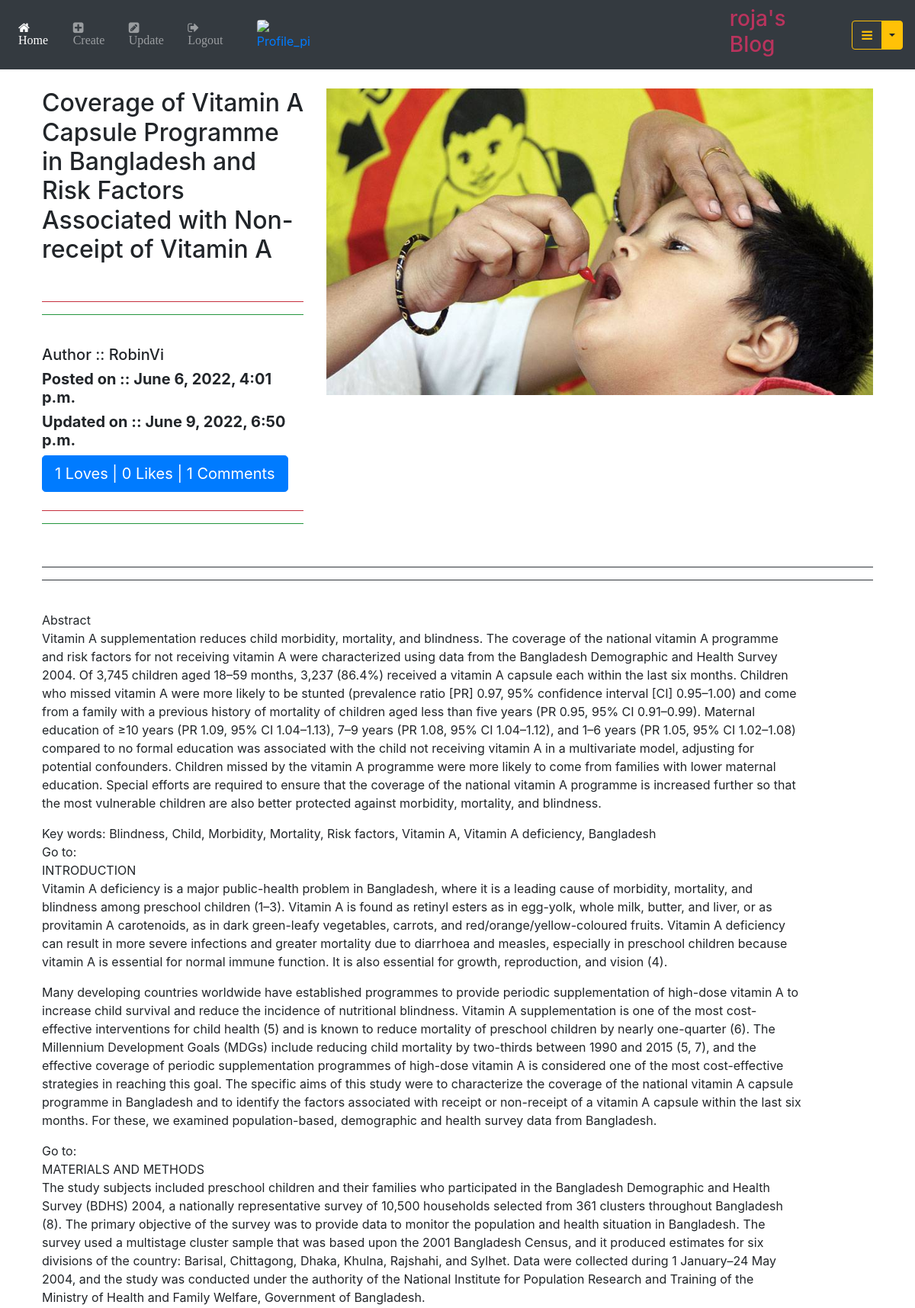
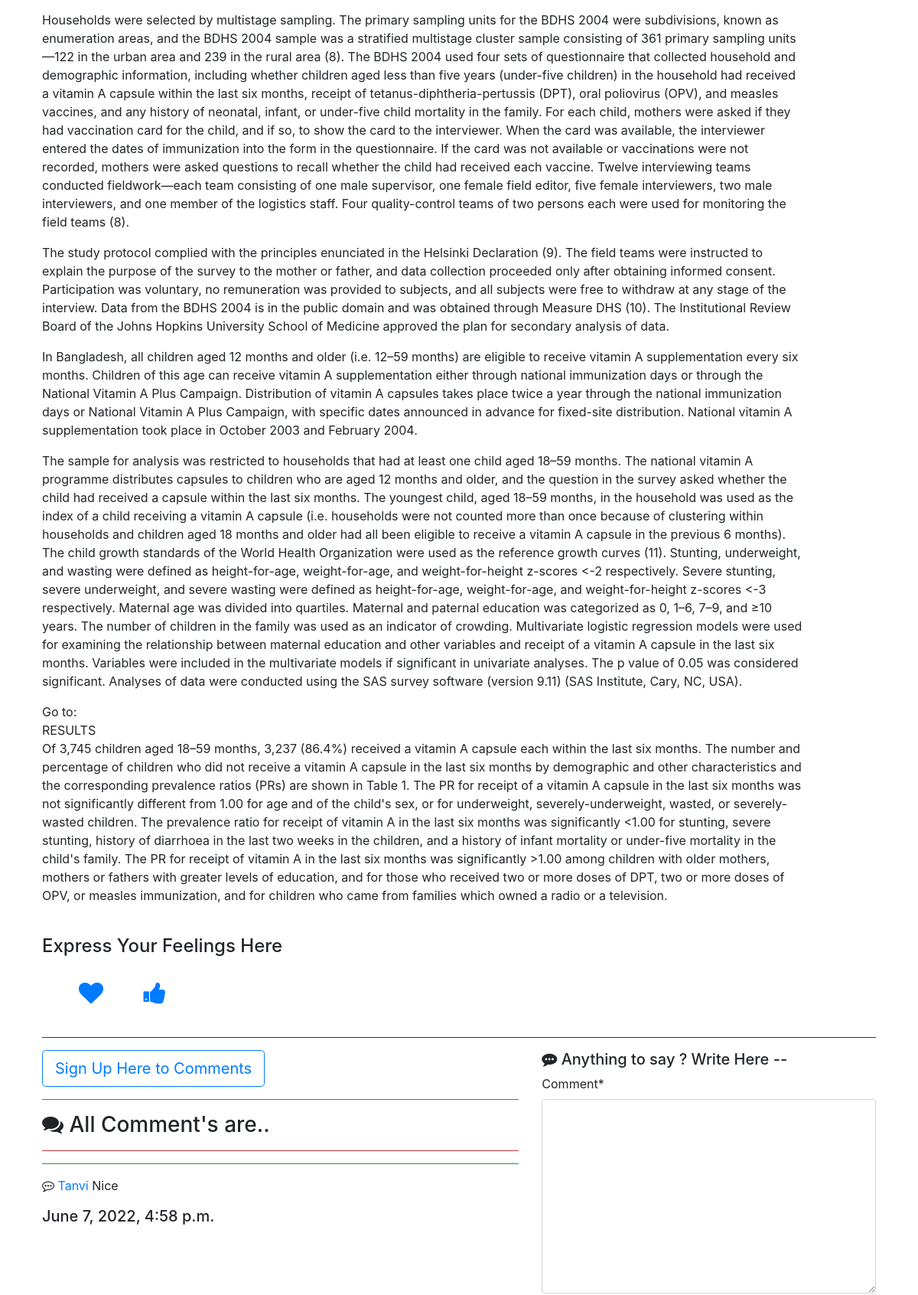
Screenshot of /blog/details/5/ (signed in, upper part) with the database file from the repository (2 pictures, top to bottom).
### blog/models.py (models this page shows, shortened)
class Blog(models.Model):
    author = models.ForeignKey(User, on_delete = models.CASCADE,related_name='blog_author')
    blog_title = models.CharField(max_length =256, verbose_name= 'Title of the Blog')
    slug = models.SlugField(max_length =256,unique = True)
    blog_content = models.TextField(verbose_name='Your Story Here..')
    blog_pic = models.ImageField(upload_to='blog_images')
    category = models.CharField(max_length=20,choices=Category_Choices,default='general')
    publish_date = models.DateTimeField(auto_now_add=True)
    update_time = models.DateTimeField(auto_now=True)
    class Meta:
        ordering = ['-publish_date']

class Comment(models.Model):
    blog = models.ForeignKey(Blog,related_name ='blog_comment', on_delete = models.CASCADE)
    user = models.ForeignKey(User,related_name ='user_comment', on_delete = models.CASCADE)
    comment = models.TextField()
    comment_date = models.DateTimeField(auto_now_add=True)
    class Meta:
        ordering = ['comment_date']

### blog/views.py (the view, shortened to what this page needs)
# urls.py: path('details/<pk>/',views.blog_details , name = 'details'),
def blog_details(request,pk):
    blog = Blog.objects.get(pk=pk)
    comment_form=CommentForm()
    if request.user.is_authenticated:
        already_liked = Like.objects.filter(blog=blog, user=request.user)
        if already_liked:
            liked = True
        else:
            liked = False
    else:
        return render(request,'blog/blog_details.html',
        context={'blog':blog})
    return render(request,'blog/blog_details.html',
    context={'blog':blog,'comment_form':comment_form,'liked':liked})

### blog/forms.py
class CommentForm(forms.ModelForm):
    class Meta:
        model = Comment
        fields = ('comment',)

### templates/blog/blog_details.html (shortened to what this page needs)
{% extends 'base.html' %}
{% load crispy_forms_tags %}
{% block content_block %}
<div class="row">
  <div class="col-sm-4">
    <h2>  {{blog.blog_title}}</h2>
    <br>
    <hr class="<progress-bar bg-danger " max="100"></hr>
    <hr class="<progress-bar bg-success " max="100"></hr>
    <br>
      <h5> Author :: {{blog.author}}</h5>
      <h5><b>Posted on :: {{blog.publish_date}}</b></h5>
    <h5><b>Updated on :: {{blog.update_time}}</b></h5>
    <h6 class="btn btn-primary btn-lg">{{blog.blog_loved.count}} Loves | {{blog.blog_liked.count}} Likes | {{blog.blog_comment.count}} Comments</h6>
<hr class="<progress-bar bg-danger " max="100"></hr>
  <hr class="<progress-bar bg-success " max="100"></hr>
  </div>
  <div class="col-sm-8">
    <img src="/media/{{ blog.blog_pic }}"  alt="blog Image" width="100%">
  </div>
</div>
<br>
<hr class="<progress-bar bg-dark " max="100"></hr>
  <hr class="<progress-bar bg-dark " max="100"></hr>
<br>
<div class="row">
  <div class="col-sm-11">
    {{blog.blog_content|linebreaks}}
  </div>
  <div class="col-sm-1">
  </div>
</div>
<br>
{% if user.is_authenticated %}
<h4>Express Your Feelings Here</h4>
<br>
<div class="row">
  {% if not liked %}
  <div class="col-10 mb-4 ">
      <a href="{% url 'blog:blog_loved' pk=blog.pk %}" >
          <i class="fa fa-heart fa-2x ml-4 pl-4" aria-hidden="true"> </i>
        </a>
        <a href="{% url 'blog:blog_liked' pk=blog.pk %}" >
            <i class="fa fa-thumbs-up fa-2x ml-4 pl-4" aria-hidden="true"> </i>
          </a>
  </div>
{% endif %}
</div>
{% endif %}
<hr class="<progress-bar bg-dark " max="100"></hr>
<div class="row">
  <div class="col-sm-7">
    <a class="btn btn-outline-primary btn-lg mr-4" href="{% url 'login:signup' %}">Sign Up Here to Comments</a>
      <hr class="<progress-bar bg-success " max="100"></hr>
    <h3><i class="fa fa-comments" aria-hidden="true"></i>
      All Comment's are..</h3>
    <hr class="<progress-bar bg-danger " max="100"></hr>
      <hr class="<progress-bar bg-success " max="100"></hr>
    {% for comment in blog.blog_comment.all %}
    <p>
      <i class="fa fa-commenting-o" aria-hidden="true"></i>
      <a href="#">{{ comment.user}}</a>
       {{comment.comment}}
      <h5>{{comment.comment_date}}</h5>
    </p>
{% endfor %}
  </div>
{% if user.is_authenticated %}
  <div class="col-sm-5">
    <h5><i class="fa fa-commenting" aria-hidden="true"></i>
      Anything to say ? Write Here --
    </h5>
    <form  method="post">
      {{comment_form|crispy}}
    </form>
  </div>
{% endif %}
</div>
{% endblock %}

### templates/base.html (shortened to what this page needs)
<!DOCTYPE html>
<html lang="en" dir="ltr">
  <head>
<link rel="stylesheet" href="https://maxcdn.bootstrapcdn.com/bootstrap/4.4.1/css/bootstrap.min.css">
<link rel="stylesheet" href="https://maxcdn.bootstrapcdn.com/font-awesome/4.7.0/css/font-awesome.min.css" >
  </head>
  <body>
    <nav class=" navbar navbar-expand-sm bg-dark navbar-dark">
      <ul class="navbar-nav">
        <li class="nav-item active">
          <a class="nav-link" href="{% url 'index' %}">
          <i class="fa fa-home" aria-hidden="true"> Home </i></a>
        </li>
        {% if user.is_authenticated %}
        <li class="nav-item ">
          <a class="nav-link" href="{% url 'blog:blog_create' %}">
            <i class="fa fa-plus-square" aria-hidden="true"> Create</i></a>
        </li>
        <li class="nav-item ">
          <a class="nav-link" href="{% url 'blog:my_blogs' %}">
            <i class="fa fa-pencil-square" aria-hidden="true"> Update</i></a>
        </li>
        <li class="nav-item ">
          <a class="nav-link" href="{% url 'login:logout' %}">
          <i class="fa fa-sign-out" aria-hidden="true"> Logout</i></a>
        </li>
      </ul>
  {% if user.user_profile %}
      <div class="nav-user-pic">
        <a  class="nav-user-pic-link" href="{% url 'login:profile' %}">
          <img style="margin-left:20px; max-width:70px;max-height:40px;" src="/media/{{ user.user_profile.profile_pic }}" alt="Profile_pic" class="btn btn-outline-warning btn-sm  float-right"></a>
      </div>
      {% else %}
      <div class="nav-user-pic">
        <a  class="nav-user-pic-link" href="{% url 'login:profile' %}">
          <img style="margin-left:20px; max-width:70px;max-height:40px;" src="/media/profile_pics/myavatar.png"  alt="Profile_pic" class="rounded float-right"></a>
      </div>
      {% endif %}
      <div class="nav-user-info" style="margin-left:550px;">
        <a class="nav-user-info-link" style="color:rgba(219, 50, 100, 0.8);" href="{% url 'index' %}">
            <h3 >{{user.username}}'s Blog</h3></a>
      </div>
      <div class="btn-group">
        <button type="button" class="btn btn-outline-warning ml-4"><i class="fa fa-bars" aria-hidden="true"></i></button>
        <button type="button" class="btn btn-warning dropdown-toggle dropdown-toggle-split" data-toggle="dropdown" aria-haspopup="true" aria-expanded="false">
        </button>
      {% endif %}
    </nav>
    <div class="container" style="padding:25px">
      {% block content_block %}
     {% endblock %}
    </div>
  </body>
</html>

### rows the page displays
Blog: blog_title "Coverage of Vitamin A Capsule Programme in Bangladesh and Risk Factors Associated with Non-receipt of Vitamin A", author "RobinVi", publish_date "June 6, 2022, 4:01 p.m.", update_time "June 9, 2022, 6:50 p.m.", blog_loved.count "1", blog_liked.count "0", blog_comment.count "1", blog_pic (picture), blog_content "Abstract Vitamin A supplementation reduces child morbidity, mortality, and blindness. The coverage of the national vitamin A programme and risk factors for not receiving vitamin A were characterized using data from the Bangladesh Demographic and Health Survey 2004. Of 3,745 children aged 18–59 months, 3,237 (86.4%) received a vitamin A capsule each within the last six months. Children who missed vitamin A were more likely to be stunted (prevalence ratio [PR] 0.97, 95% confidence interval [CI] 0.95–1.00) and come from a family with a previous history of mortality of children aged less than five years (PR 0.95, 95% CI 0.91–0.99). Maternal education of ≥10 years (PR 1.09, 95% CI 1.04–1.13),…"
Comment: user "Tanvi", comment "Nice", comment_date "June 7, 2022, 4:58 p.m."

### other values shown
{{ user.username }} "roja"
